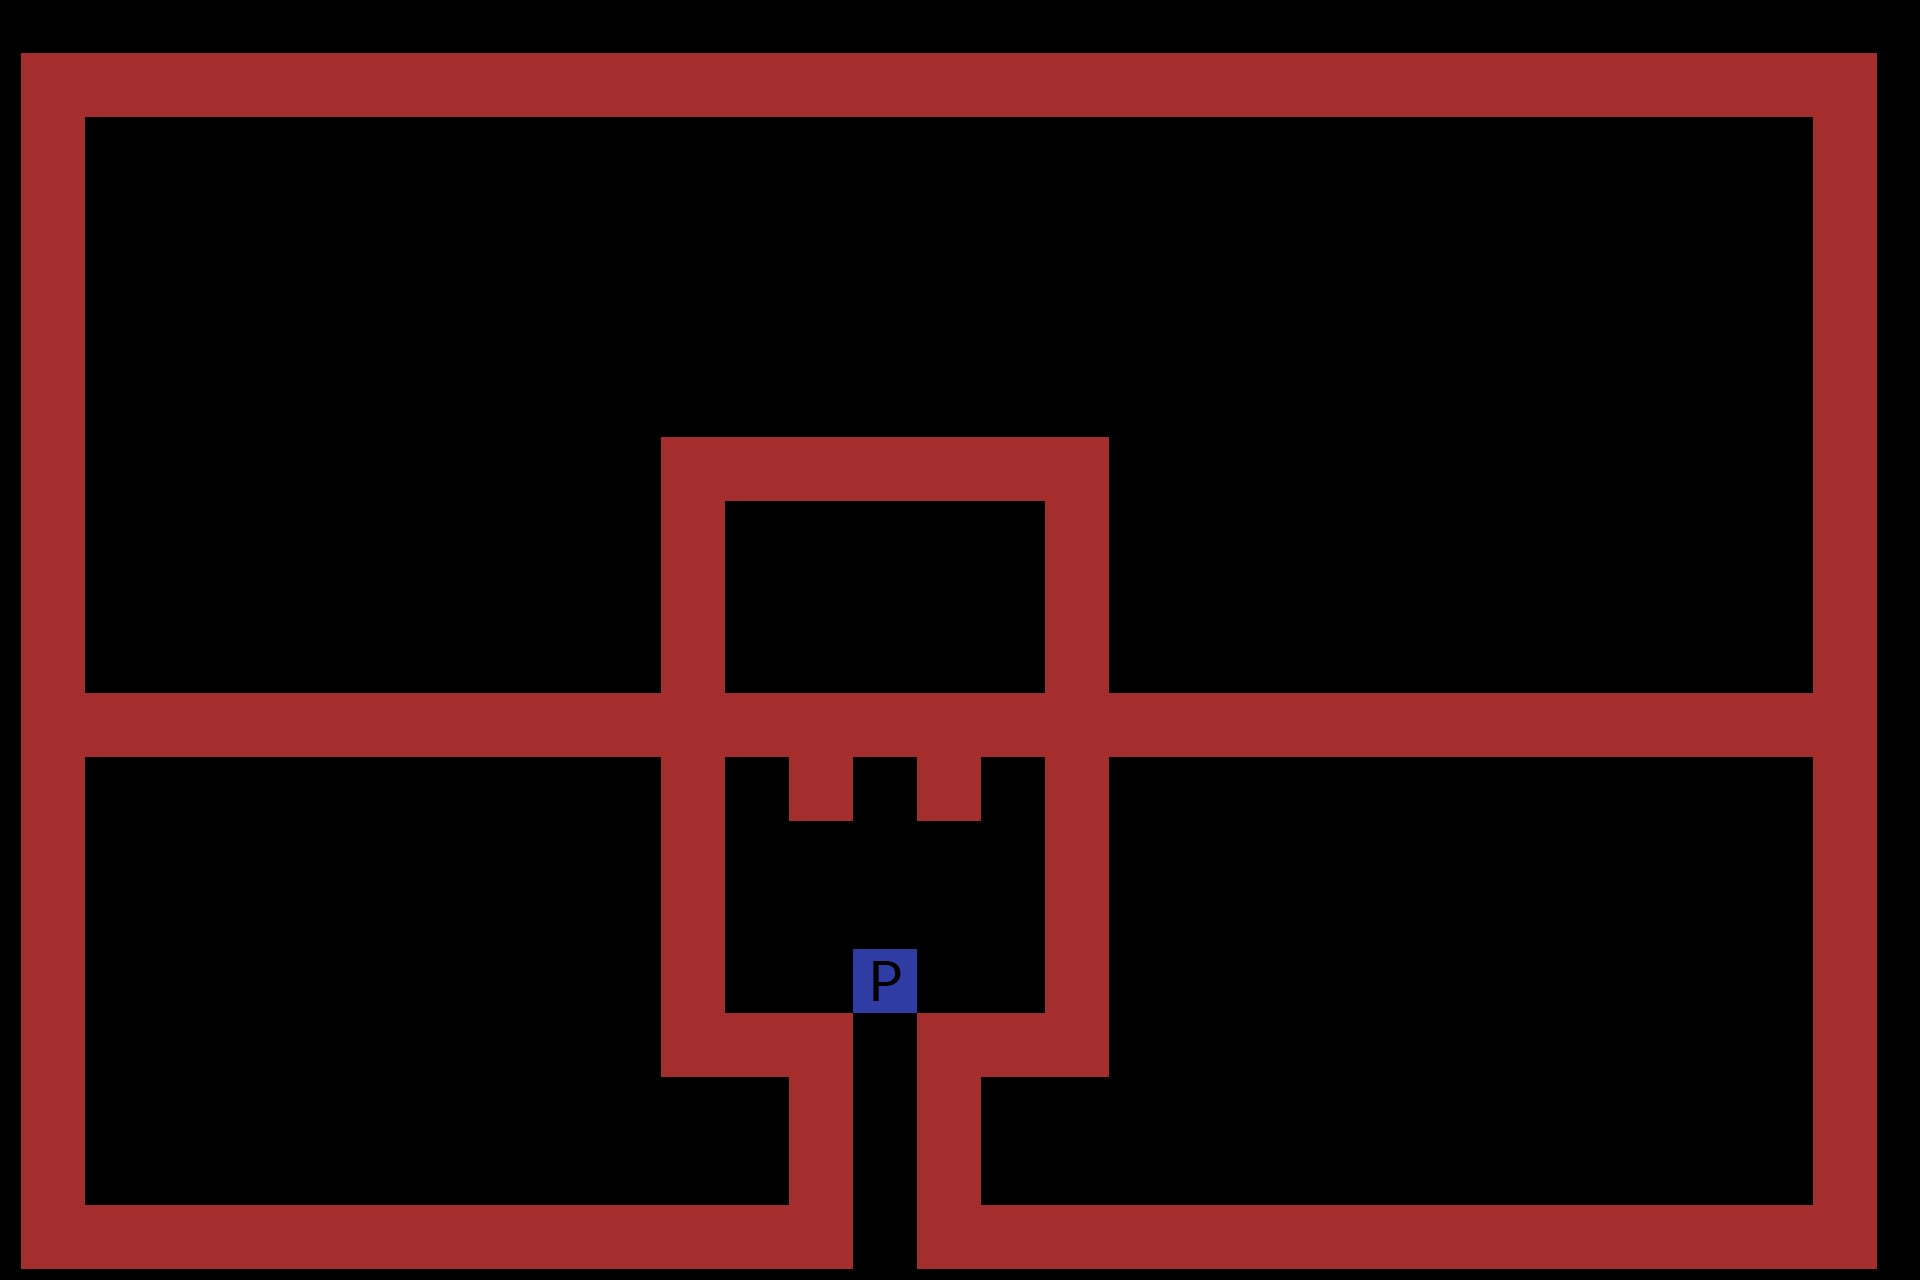

Rendered tile map (Tiled .tmx) drawn with the repository's tilesets; below, a short description and the map source with its tile grids summarised:
An orthogonal 30x20 tile map with 64x64 px tiles, 2 tile layers (bounds, player), 4 hidden layers not drawn, 2 tilesets.

<map version="1.9" tiledversion="1.9.2" orientation="orthogonal" renderorder="right-down" width="30" height="20" tilewidth="64" tileheight="64" infinite="0" nextlayerid="10" nextobjectid="1">
 <tileset firstgid="1" source="Floor.tsx" />
 <tileset firstgid="551" source="enviro.tsx" />
 <layer id="1" name="terrain" width="30" height="20" visible="0" locked="1" offsetx="21.4549" offsety="53.6373">
  <data>[600 cells, 551 non-empty, 24 distinct tile ids]</data>
 </layer>
 <layer id="7" name="deco" width="30" height="20" visible="0" locked="1" opacity="0.74" offsetx="21.4549" offsety="53.6373">
  <data>[600 cells, 141 non-empty, 6 distinct tile ids]</data>
 </layer>
 <layer id="3" name="hotel" width="30" height="20" visible="0" locked="1" opacity="0.74" offsetx="21.4549" offsety="53.6373">
  <data>[600 cells, 35 non-empty, 21 distinct tile ids]</data>
 </layer>
 <layer id="5" name="interact" width="30" height="20" visible="0" locked="1" opacity="0.74" offsetx="21.4549" offsety="53.6373">
  <data>[600 cells, 1 non-empty, 1 distinct tile ids]</data>
 </layer>
 <layer id="9" name="bounds" width="30" height="20" locked="1" opacity="0.74" offsetx="21.4549" offsety="53.6373">
  <data>[600 cells, 151 non-empty, 1 distinct tile ids]</data>
 </layer>
 <layer id="8" name="player" width="30" height="20" locked="1" opacity="0.74" offsetx="21.4549" offsety="53.6373">
  <data>[600 cells, 1 non-empty, 1 distinct tile ids]</data>
 </layer>
</map>
